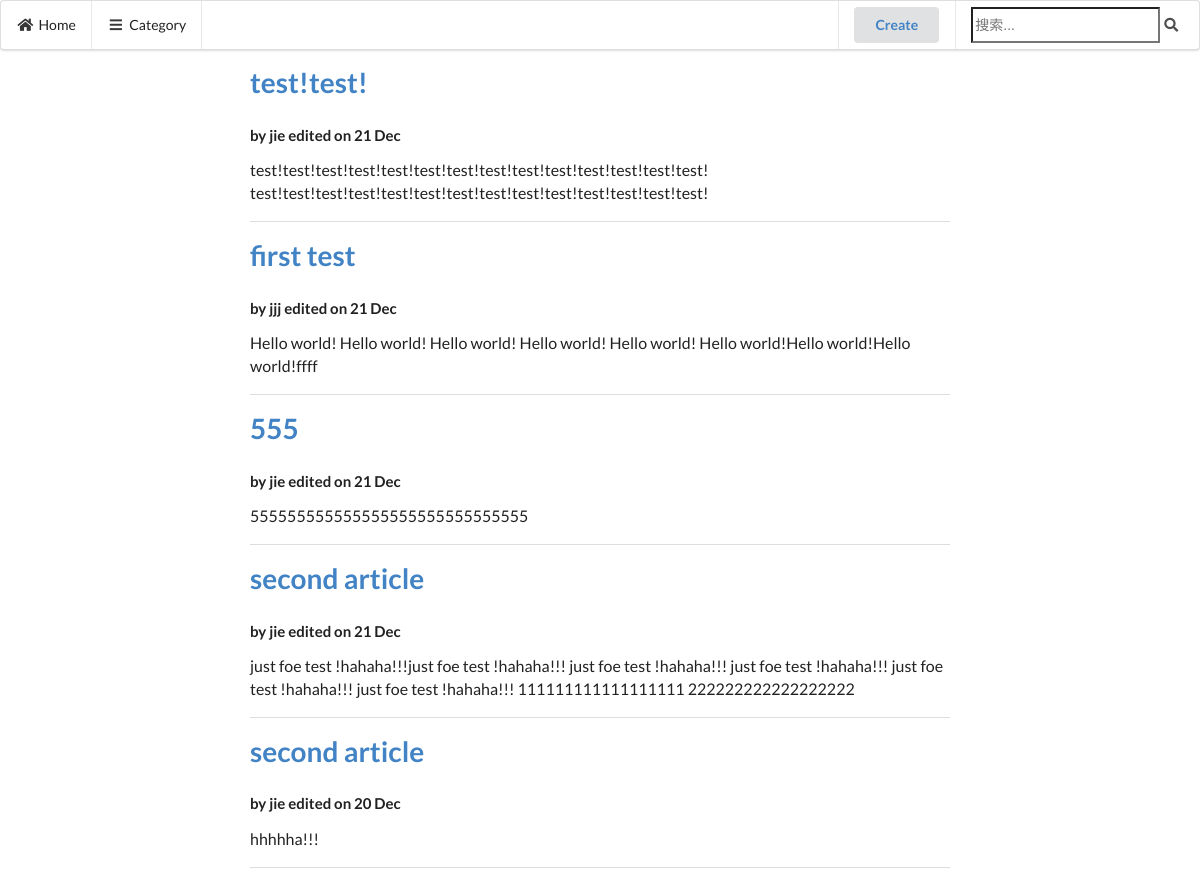
The page /blogs/ on the database as committed earlier.
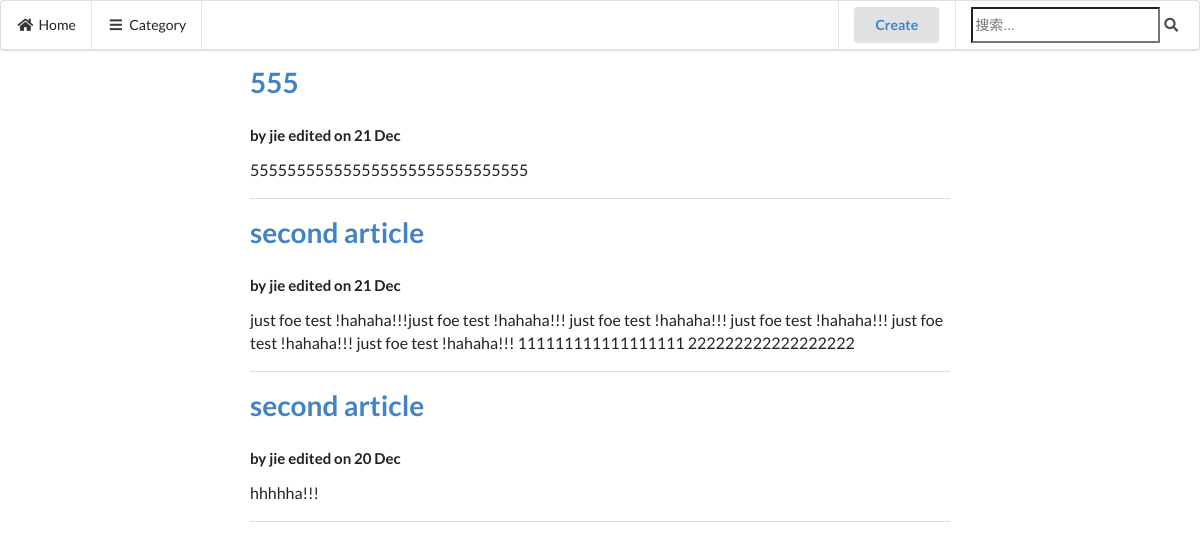
The same page on the database as committed later.
### blogs/models.py (models this page shows, shortened)
class Article(models.Model):
    title = models.CharField('title', max_length=256)
    content = models.TextField('content')
    author = models.CharField('author',max_length=256)
    pub_date = models.DateTimeField('published date',auto_now_add=True)
    edit_date=models.DateTimeField('edited date', auto_now=True)

### blogs/views.py (the view)
class IndexView(generic.ListView):
    template_name = 'blogs/index.html'
    context_object_name = 'articles'
    def get_queryset(self,**kwargs):
        kwargs['isHome']=True
        return Article.objects.order_by('-edit_date')

### templates/blogs/index.html
{% extends 'base.html' %} {% block title %}Blog{% endblock %} {% block body %}
<div class="ui text container ">
    {% for article in articles %}
    <a href="{%url 'blogs:detail' article.id%}">
        <h1>{{article.title}}</h1></a>
    <h4>by {{article.author}} edited on {{ article.edit_date|date:"d M" }}</h4>
    <p>{{article.content}}</p>
    <div class="ui clearing divider"></div>
    {%endfor%}
</div>
{% endblock %}

### templates/base.html (shortened to what this page needs)
<!DOCTYPE HTML>
<html>
<head>
    <link href="https://cdn.bootcss.com/semantic-ui/2.2.6/semantic.min.css" rel="stylesheet">
</head>
<body>
    <div class="ui menu">
        <a class="{%if isHome%}active{%endif%} item" href="/blogs/">
            <i class="home icon"></i> Home
        </a>
        <a class="{%if isCategory%}active{%endif%} item" href="/blogs/category">
            <i class="content icon"></i> Category
        </a>
        <div class="right menu">
            <div class="item">
                <div class="ui button"><a href="/blogs/create">Create</a></div>
            </div>
            <div class="item">
                <div class="ui transparent icon input">
                    <form action="/blogs/search" method="get">
                        <input type="text" placeholder="搜索..." name="keyword">
                        <i class="search link icon"></i>
                    </form>
                </div>
            </div>
        </div>
    </div>
    {% block body %} {% endblock %}
</body>
</html>

Rows that differ between the two databases and show on the page:
removed Article: title "test!test!", author "jie", edit_date "21 Dec", content "test!test!test!test!test!test!test!test!test!test!test!test!test!test! test!test!test!test!test!test!test!test!test!test!test!test!test!test!"
removed Article: title "first test", author "jjj", edit_date "21 Dec", content "Hello world! Hello world! Hello world! Hello world! Hello world! Hello world!Hello world!Hello world!ffff"
